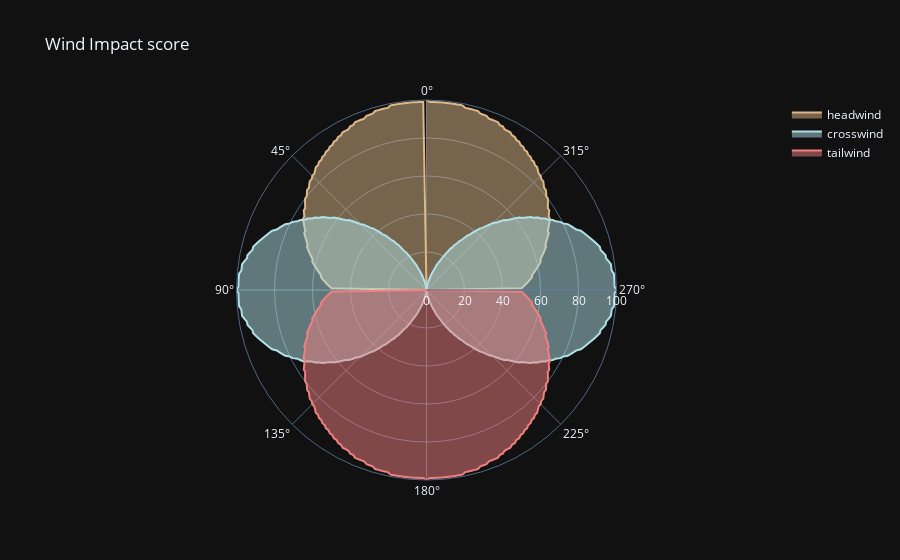

This figure's notebook cell:
### Code cell
import plotly.graph_objects as go

import pandas as pd
import pandas as pd
import plotly.express as px
import numpy as np

# Generate angles
angles = np.arange(0, 361, 1)

# Compute percentages
headwind_percentages = [find_headwind_percentage(angle) for angle in angles]
crosswind_percentages = [find_crosswind_percentage(angle) for angle in angles]
tailwind_percentages = [find_tailwind_percentage(angle) for angle in angles]

# Create a DataFrame
df = pd.DataFrame({
    'angles': angles,
    'headwind': headwind_percentages,
    'crosswind': crosswind_percentages,
    'tailwind': tailwind_percentages
})


fig = go.Figure()
fig.add_trace(go.Scatterpolar(
        r = df['headwind'],
        theta = df['angles'],
        mode = 'lines',
        name = 'headwind',
        line_color = 'burlywood'
    ))
fig.add_trace(go.Scatterpolar(
        r = df['crosswind'],
        theta = df['angles'],
        mode = 'lines',
        name = 'crosswind',
        line_color = 'powderblue'
    ))
fig.add_trace(go.Scatterpolar(
        r = df['tailwind'],
        theta = df['angles'],
        mode = 'lines',
        name = 'tailwind',
        line_color = 'lightcoral'
        
    ))


fig.update_layout(
    title = 'Wind Impact score',
    showlegend = True,
    template = 'plotly_dark',


)
fig.update_traces(fill='toself')
## 0 is north so change the graph to start from north
fig.update_layout(polar_angularaxis_rotation=90)


fig.show()

### Figure 1 — Plotly figure (JSON) as saved in the notebook; plotly's stock layout.template omitted (floating-point values rounded to 4 significant figures; data arrays with more than 128 entries replaced by an {"elided": "..."} marker saying what was removed)
{"data": [{"fill": "toself", "line": {"color": "burlywood"}, "mode": "lines", "name": "headwind", "r": {"elided": "361 int values"}, "theta": {"elided": "361 int values"}, "type": "scatterpolar"}, {"fill": "toself", "line": {"color": "powderblue"}, "mode": "lines", "name": "crosswind", "r": {"elided": "361 int values"}, "theta": {"elided": "361 int values"}, "type": "scatterpolar"}, {"fill": "toself", "line": {"color": "lightcoral"}, "mode": "lines", "name": "tailwind", "r": {"elided": "361 int values"}, "theta": {"elided": "361 int values"}, "type": "scatterpolar"}], "layout": {"polar": {"angularaxis": {"rotation": 90}}, "showlegend": true, "title": {"text": "Wind Impact score"}}}
